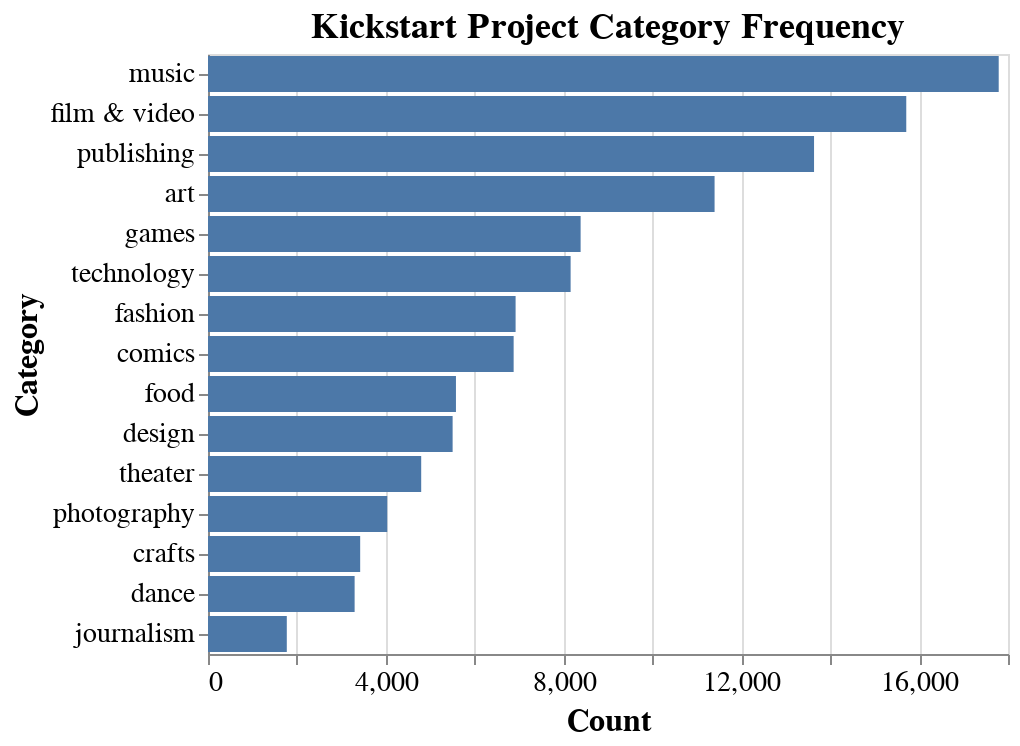

The notebook cell saved with this chart:
### Markdown cell above
### Question 5b

Once you have filtered the dataset, follow the example to create a bar chart of the counts of categories of successful projects.

<!--
BEGIN QUESTION
name: q5b
manual: true
points: 5
gradescope: show
-->
<!-- EXPORT TO PDF -->

### Code cell
success_counts = df_success["main_category"].value_counts()

category_counts_2 = pd.DataFrame({
    "cat": success_counts.axes[0],
    "count": success_counts.values
})

alt.Chart(category_counts_2).mark_bar().encode(
    y = alt.Y("cat", axis = alt.Axis(title = "Category"), sort='-x'),
    x = alt.X("count", axis = alt.Axis(title = "Count"))
).properties(
    title=" Kickstart Project Category Frequency"
).configure_title(fontSize=18).configure_axis(
    labelFontSize=14, # change axes label font size
    titleFontSize=16  # change axes title font size
)

### Figure 1 — Vega-Lite specification as saved in the notebook (floating-point values rounded to 4 significant figures)
{"config": {"view": {"continuousWidth": 400, "continuousHeight": 300}, "axis": {"labelFontSize": 14, "titleFontSize": 16}, "title": {"fontSize": 18}}, "data": {"name": "data-b520e8f8f75db405b7fcea7208693094"}, "mark": "bar", "encoding": {"x": {"type": "quantitative", "axis": {"title": "Count"}, "field": "count"}, "y": {"type": "nominal", "axis": {"title": "Category"}, "field": "cat", "sort": "-x"}}, "title": " Kickstart Project Category Frequency", "$schema": "https://vega.github.io/schema/vega-lite/v4.8.1.json", "datasets": {"data-b520e8f8f75db405b7fcea7208693094": [{"cat": "music", "count": 17791}, {"cat": "film & video", "count": 15711}, {"cat": "publishing", "count": 13636}, {"cat": "art", "count": 11398}, {"cat": "games", "count": 8384}, {"cat": "technology", "count": 8159}, {"cat": "fashion", "count": 6921}, {"cat": "comics", "count": 6877}, {"cat": "food", "count": 5579}, {"cat": "design", "count": 5504}, {"cat": "theater", "count": 4797}, {"cat": "photography", "count": 4033}, {"cat": "crafts", "count": 3424}, {"cat": "dance", "count": 3299}, {"cat": "journalism", "count": 1773}]}}
